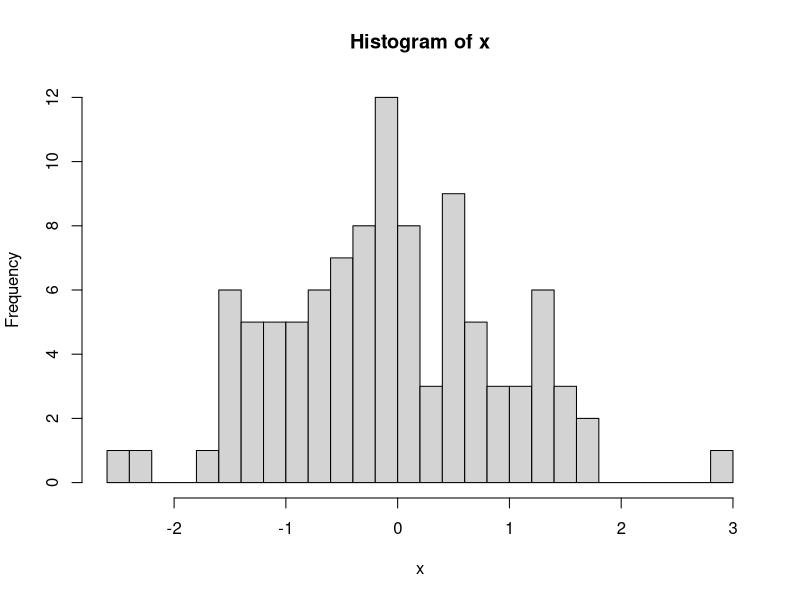

Write the R code that produced this figure.
## ---- chunk 1
knitr::opts_chunk$set(echo = TRUE)
## ---- chunk 2
library(limma) # replace this with packages you will use
## ---- chunk 3
x <- rnorm(100) # replace this with any code that needs to run at start; otherwise, delete section
## ---- chunk 4
mean(x)-median(x)
hist(x,30)
